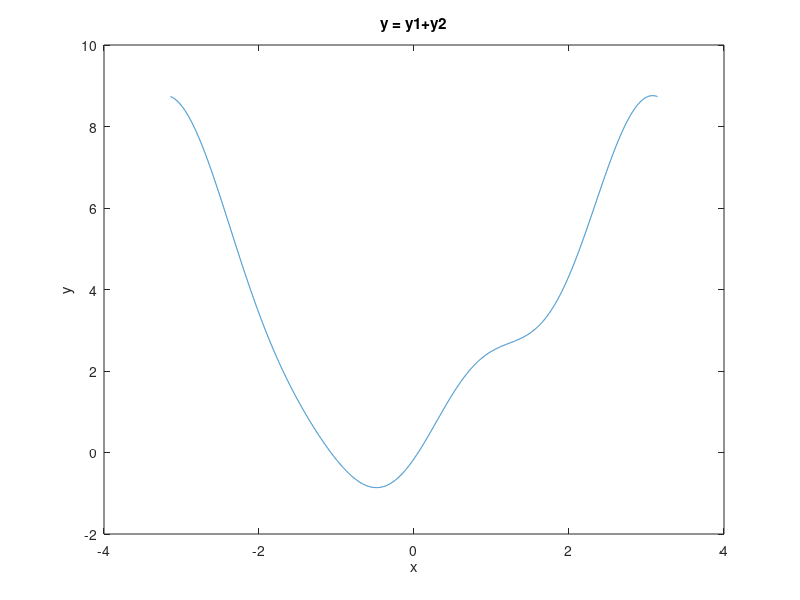
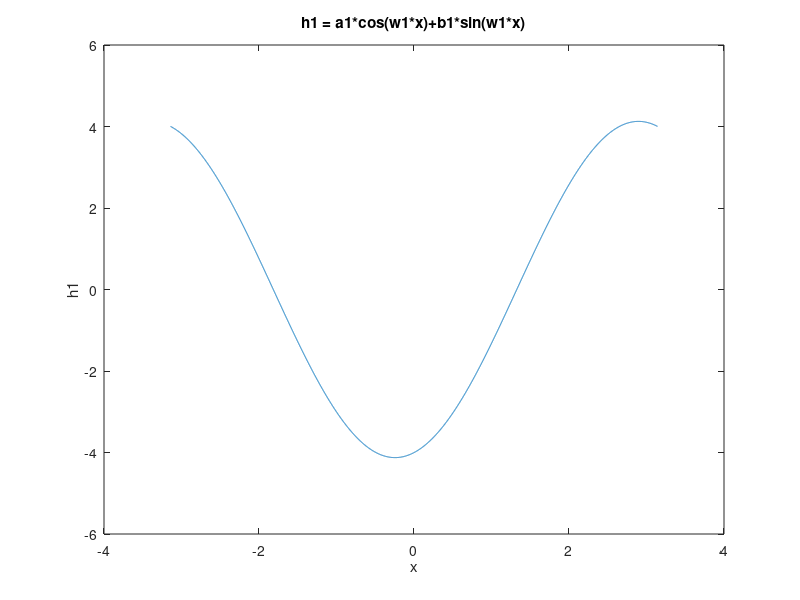
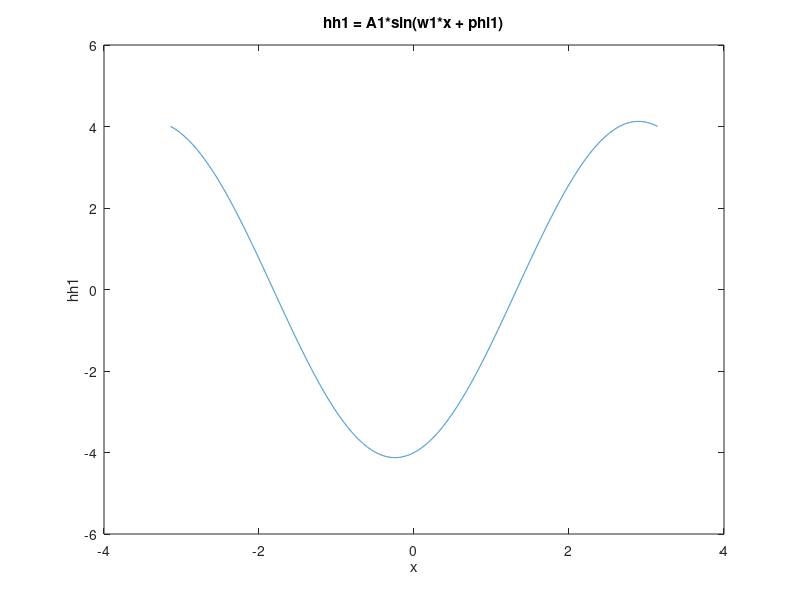
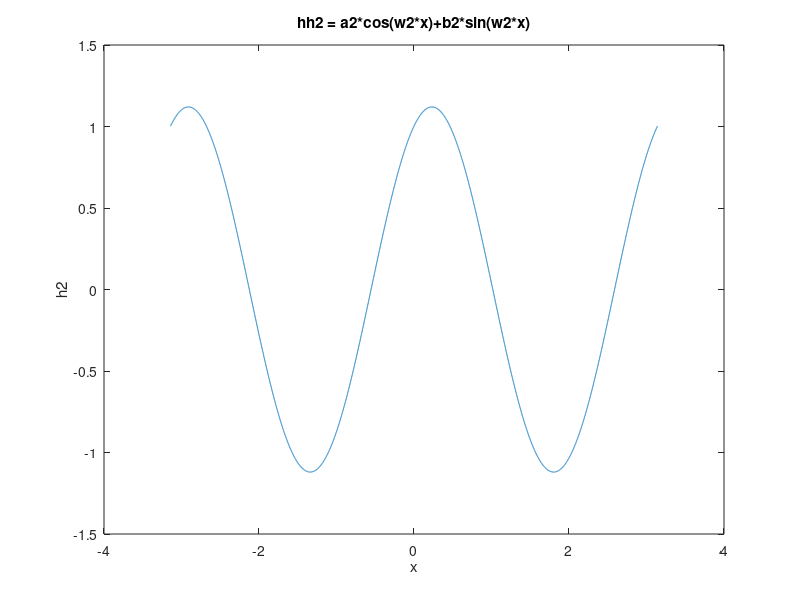

MATLAB code to generate these figures, in order:
%%% =======================================================================
%%% Recovering the constituent harmonics from a complex wave of known frequencies. 
%%% The formula is A*sin(wx + phi) = 
%%% A(cos(wx)sin(phi)+sin(wx)cos(phi) =
%%% acos(wx) + bsin(wx), where a = Asin(phi) and b = Acos(phi), p. 5.
%%% The recovered harmonics are put back together to see how well
%%% they model the original wave. The graphs indicate that the
%%% harmonics of the form Asin(wx+phi) sometimes model the original wave
%%% better than the harmonics of the form acos(wx)+bsin(wx).
%%% 
%%% Various values of A are tested.
%%% 
%%% Author: Vladimir Kulyukin
%%% =======================================================================
DELTA = 0.001;
x = -pi:DELTA:pi;
%% frequencies
w1 = 1;
w2 = 2;
w3 = 3;

%%% sine coefficients
b1 = 1;
b2 = 0.5;
b3 = 0.25;

%%% cosine coefficients
a1 = -4;
a2 = 1;
a3 = -4/9.0;

% Set A = 0, pi/2, pi/3, pi/4, p^2/3
A = (pi^2)/3;
y1 = arrayfun(@(x) b1*sin(w1*x)+b2*sin(w2*x)+b3*sin(w3*x), x);
y2 = arrayfun(@(x) A + a1*cos(w1*x)+a2*cos(w2*x)+a3*cos(w3*x), x);
y = y1+y2;

figure;
plot(x, y);
xlabel('x');
ylabel('y');
title('y = y1+y2');

%%% Recovering a0, a1, a2, a3, b1, b2, b3
%%%
%%% Math
%%% These are the cosine coefficients
%%% a0 = 1/pi*integral(-pi, pi){f(x)cos(0x)}dx
%%% a1 = 1/pi*integral(-pi, pi){f(x)cos(1x)}dx
%%% a2 = 1/pi*integral(-pi, pi){f(x)cos(2x)}dx
%%% a3 = 1/pi*integral(-pi, pi){f(x)cos(2x)}dx
%%% 
%%% These are the sine coefficients
%%% b1 = 1/pi*integral(-pi, pi){f(x)sin(1x)}dx
%%% b2 = 1/pi*integral(-pi, pi){f(x)sin(2x)}dx
%%% b3 = 1/pi*integral(-pi, pi){f(x)sin(3x)}dx
%%%
%%% Computational Approximations
%%% aa0 = 1/pi*sum(-pi, pi){f(x)cos(0x)}dx
%%% aa1 = 1/pi*sum(-pi, pi){f(x)cos(1x)}dx
%%% aa2 = 1/pi*sum(-pi, pi){f(x)cos(2x)}dx
%%% aa3 = 1/pi*sum(-pi, pi){f(x)cos(3x)}dx
%%% 
%%% These are the sine coefficients
%%% ab1 = 1/pi*sum(-pi, pi){f(x)sin(1x)}dx
%%% ab2 = 1/pi*sum(-pi, pi){f(x)sin(2x)}dx
%%% ab3 = 1/pi*sum(-pi, pi){f(x)sin(3x)}dx
%%%

aa0 = 1/pi*sum(y.*cos(0*x));
aa0 = aa0*DELTA;
aa1 = 1/pi*sum(y.*cos(w1*x));
aa1 = aa1*DELTA;
aa2 = 1/pi*sum(y.*cos(w2*x));
aa2 = aa2*DELTA;
aa3 = 1/pi*sum(y.*cos(w3*x));
aa3 = aa3*DELTA;

ab1 = 1/pi*sum(y.*sin(w1*x));
ab1 = ab1*DELTA;
ab2 = 1/pi*sum(y.*sin(w2*x));
ab2 = ab2*DELTA;
ab3 = 1/pi*sum(y.*sin(w3*x));
ab3 = ab3*DELTA;

%% y consists of three harmonics:
%% h1 = a1*cos(w1*x) + b1*sin(w1*x)
%% h2 = a2*cos(w2*x) + b2*sin(w2*x)
%% h3 = a3*cos(w3*x) + b3*sin(w3*x)
%% Can we recover an, bn, wn?

%% ======= Recovering HARMONIC 1 ====================
A1 = sqrt(aa1^2 + ab1^2);
sin_phi1 = asin(aa1/A1); %% this is what we should use.
cos_phi1 = acos(ab1/A1); %% this is negative

%% two different formulas for h1
h1_cos = aa1*cos(w1*x);
h1_sin = ab1*sin(w1*x);
h1 = h1_cos + h1_sin;
hh1 = A1*sin(w1*x + sin_phi1);

%% plot h1
figure;
plot(x, h1);
xlabel('x');
ylabel('h1');
title('h1 = a1*cos(w1*x)+b1*sin(w1*x)');

%% plot hh1
figure;
plot(x, hh1);
xlabel('x');
ylabel('hh1');
title('hh1 = A1*sin(w1*x + phi1)');

%% =============== Recovering HARMONIC 2 ============
A2 = sqrt(aa2^2 + ab2^2);
sin_phi2 = asin(aa2/A2); %% this is what we should use.
cos_phi2 = acos(ab2/A2);

%% two different formulas for h2
h2_cos = aa2*cos(w2*x);
h2_sin = ab2*sin(w2*x);
h2 = h2_cos + h2_sin;
hh2 = A2*sin(w2*x + sin_phi2);

figure;
plot(x, h2);
xlabel('x');
ylabel('h2');
title('hh2 = a2*cos(w2*x)+b2*sin(w2*x)');

figure;
plot(x, hh2);
xlabel('x');
ylabel('hh2');
title('hh2 = A2*sin(w2*x + phi2)');

%% =============== Recovering HARMONIC 3 ============
A3 = sqrt(aa3^2 + ab3^2);
sin_phi3 = asin(aa3/A3); %% this is what we should use.
cos_phi3 = acos(ab3/A3);

%% two different formulas for h3
h3_cos = aa3*cos(w3*x);
h3_sin = ab3*sin(w3*x);
h3 = h3_cos + h3_sin;
hh3 = A3*sin(w3*x + sin_phi3);

figure;
plot(x, h3);
xlabel('x');
ylabel('h3');
title('h3 = a3*cos(w3*x)+b3*sin(w3*x)');

figure;
plot(x, hh3);
xlabel('x');
ylabel('hh3');
title('hh3 = A3*sin(w3*x + phi3)');

%% ============ Recombining Recovered Harmonics =========================
yh1 = aa0/2 + h1 + h2 + h2;

figure;
plot(x, yh1);
xlabel('x');
ylabel('yh1');
title('yh1 = h1+h2+h3');

yh2 = aa0/2 + hh1 + hh2 + hh3;

figure;
plot(x, yh2);
xlabel('x');
ylabel('yh2');
title('yh2 = hh1+hh2+hh3');

%% These are the outputs for various values of A. It looks like
%% as the values of A gets smaller the percent error becomes smaller
%% A=0.7854
%% %error(y1,yh1)=3.3731
%% %error(y1,yh2)=3.1302

%% A=0.62832
%% %error(y1,yh1)=3.3114
%% %error(y1,yh2)=3.1086

%% A=0
%% %error(y1,yh1)=3.1629
%% %error(y1,yh2)=2.9974

%% A=1.0472
%% %error(y1,yh1)=3.4808
%% %error(y1,yh2)=3.1652

%% A=3.2899
%% %error(y1,yh1)=4.4762
%% %error(y1,yh2)=4.3951
percent_error_yh1 = sum(abs(abs(yh1) - abs(y1)))/sum(abs(y1));
percent_error_yh2 = sum(abs(abs(yh2) - abs(y1)))/sum(abs(y1));
disp(strcat('A=', num2str(A)));
disp(strcat('%error(y1,yh1)=', num2str(percent_error_yh1)));
disp(strcat('%error(y1,yh2)=', num2str(percent_error_yh2)));


%% end of file
